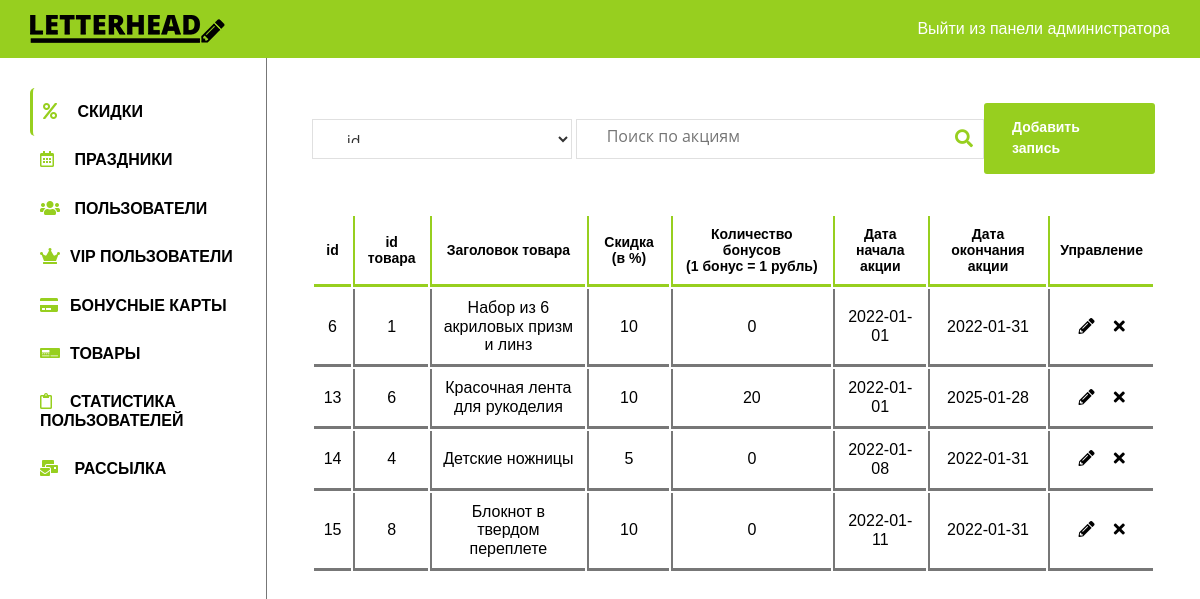
The app's page /admin/stock.php (signed in) with its own data.
### tables this page shows
CREATE TABLE stock (
  id int(11) NOT NULL PRIMARY KEY AUTO_INCREMENT,            
  id_good int(11) NOT NULL,                                  
  discount int(2) NOT NULL DEFAULT 0,                        
  bonuses int(4) NOT NULL DEFAULT 0,                         
  data_start DATE NOT NULL,                                  
  data_end DATE NOT NULL,                                    
  FOREIGN KEY (id_good) REFERENCES goods(id)
);

CREATE TABLE goods (
  id int(11) NOT NULL PRIMARY KEY AUTO_INCREMENT,            
  title varchar(60) NOT NULL,                                
  price double NOT NULL,                                     
  description text NOT NULL,                                 
  FULLTEXT (title)
);

### functions/helpers.php (called while the page is built, shortened)
<?php
function db_get_prepare_stmt($link, $sql, $data = [])
{
  $stmt = mysqli_prepare($link, $sql);
  return $stmt;
}
function db_fetch_data($link, $sql, $data = [])
{
  $result = [];
  $stmt = db_get_prepare_stmt($link, $sql, $data);
  mysqli_stmt_execute($stmt);
  $res = mysqli_stmt_get_result($stmt);
  if ($res) {
    $result = mysqli_fetch_all($res, MYSQLI_ASSOC);
  }
  return $result;
}
function include_template($name, array $data = [])
{
  $name = 'templates/' . $name;
  extract($data);
  require $name;
  $result = ob_get_clean();
  return $result;
}

### admin/templates/stock/stock.php (the view, shortened to what this page needs)
<div class="main__flex">
  <form autocomplete="off" class="main__search" action="/admin/stock.php" method="get" autocomplete="off">
    <select name="select" id="select">
      <option value="s.id">id</option>
    </select>
    <input type="text" name="search" value="<?= isset($_GET['search']) ? $_GET['search'] : '' ?>" placeholder="Поиск по акциям">
    <button type="submit" class="main__search-btn"><i class="fas fa-search"></i></button>
  </form>
  <a href="/admin/stock.php?add" type="button" class="btn-primary">Добавить запись</a>
</div>
<?php if (count($data) === 0) : ?>
  <div class="table__none">По вашему запросу ничего не найдено...</div>
<?php else : ?>
  <div class="table">
    <table class="table__content">
      <thead>
        <tr>
          <th>id</th>
          <th>id товара</th>
          <th>Заголовок товара</th>
          <th>Скидка (в&#160;%)</th>
          <th style="max-width: 175px;">Количество бонусов (1&#160;бонус&#160;=&#160;1&#160;рубль)</th>
          <th>Дата начала акции</th>
          <th>Дата окончания акции</th>
          <th>Управление</th>
        </tr>
      </thead>
      <tbody>
        <?php foreach ($data as $item) : ?>
          <tr>
            <td><?= $item['id'] ?></td>
            <td><?= $item['id_good'] ?></td>
            <td><?= $item['title'] ?></td>
            <td><?= $item['discount'] ?></td>
            <td><?= $item['bonuses'] ?></td>
            <td><?= $item['data_start'] ?></td>
            <td><?= $item['data_end'] ?></td>
            <td data-id="<?= $item['id'] ?>">
              <a href="/admin/stock.php?update=<?= $item['id'] ?>" type="button" class="btn-table" title="Изменить запись">
                <i class="fas fa-pencil-alt"></i>
              </a>
              <a href="/admin/stock.php?remove=<?= $item['id'] ?>" type="button" class="btn-table" title="Удалить запись">
                <i class="fas fa-times"></i>
            </td>
          </tr>
        <?php endforeach; ?>
      </tbody>
    </table>
  </div>
<?php endif; ?>

### admin/styles/style.css (style rules this page uses)
*, *::after, *::before { padding: 0; margin: 0; -webkit-box-sizing: border-box; box-sizing: border-box; }
html, body { width: 100%; height: 100%; font-size: 16px; font-family: "Raleway", sans-serif; font-weight: 400; color: #000; position: relative; cursor: default; }
a { color: inherit; font-family: inherit; text-decoration: none; }
button { color: inherit; font-family: inherit, sans-serif; border: none; outline: none; background-color: transparent; cursor: pointer; }
.btn-primary, .form__submit .btn-primary { outline: none; border: none; display: inline-block; margin-top: 22px; padding: 14px 28px 15px; color: #fff; background-color: #97cf1f; font-size: 14px; font-weight: 700; line-height: 21px; border-radius: 3px; -webkit-transition: background-color 0.3s ease-in; transition: background-color 0.3s ease-in; }
.main__search { display: -webkit-box; display: -ms-flexbox; display: flex; position: relative; width: 700px; }
.main__search input[type="text"], .main__search select { color: #333; display: inline-block; font-family: open sans, sans-serif; width: 100%; font-weight: 400; height: 40px; padding: 9px 30px 15px; background: #fff; border: 1px solid #e0e0e0; border-radius: 0; -webkit-box-shadow: none; box-shadow: none; -webkit-transition: 0.3s ease-in; transition: 0.3s ease-in; }
.main__search select { width: -webkit-min-content; width: -moz-min-content; width: min-content; margin-right: 4px; }
.main__search-btn { position: absolute; display: inline-block; top: 0; font-size: 18px; line-height: 38px; height: 40px; width: 30px; text-align: center; right: 0; color: #97cf1f; margin-right: 5px; -webkit-transition: 0.3s color ease-in; transition: 0.3s color ease-in; }
.main__flex { display: -webkit-box; display: -ms-flexbox; display: flex; -webkit-box-pack: justify; -ms-flex-pack: justify; justify-content: space-between; -webkit-box-align: center; -ms-flex-align: center; align-items: center; margin-bottom: 40px; }
.main__flex .btn-primary { margin-top: 0; }
.table { position: relative; }
.table thead { font-size: 14px; background-color: #fff; }
.table thead th { padding: 10px; border-bottom: 3px solid #97cf1f; }
.table thead th + th { border-left: 2px solid #97cf1f; }
.table tbody { margin-top: 40px; text-align: center; }
.table tbody td { padding: 10px; border-bottom: 3px solid #777; }
.table tbody td + td { border-left: 2px solid #777; }
.table .btn-table { -webkit-transition: 0.3s color ease-in; transition: 0.3s color ease-in; }
.table .btn-table + .btn-table { margin-left: 15px; }

### records on screen
stock: id "6", id_good "1", id_good.title "Набор из 6 акриловых призм и линз", discount "10", bonuses "0", data_start "2022-01-01", data_end "2022-01-31"
stock: id "13", id_good "6", id_good.title "Красочная лента для рукоделия", discount "10", bonuses "20", data_start "2022-01-01", data_end "2025-01-28"
stock: id "14", id_good "4", id_good.title "Детские ножницы", discount "5", bonuses "0", data_start "2022-01-08", data_end "2022-01-31"
stock: id "15", id_good "8", id_good.title "Блокнот в твердом переплете", discount "10", bonuses "0", data_start "2022-01-11", data_end "2022-01-31"
